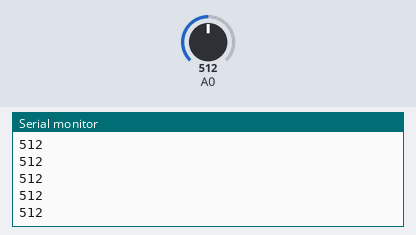
The sketch below on a simulated Arduino Uno, built with avr-gcc and run on an emulated ATmega328P. Shown: the last lines printed to the serial monitor. The inputs (shaded band) are chosen by the test bench; at power-on: A0 = 512.

Above: at 1.2 s.
1.3 s: A0 set to 716
At 1.31 s:
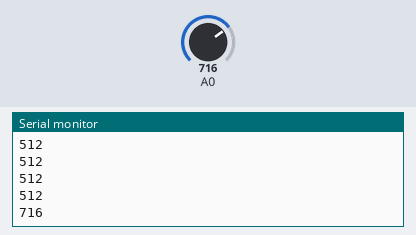
2.8 s: A0 set to 900
At 2.81 s:
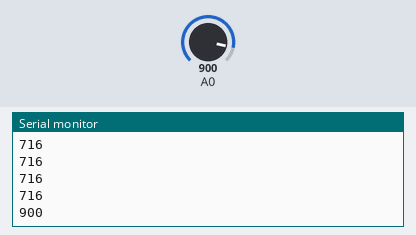
Timing chart, 0 to 5.8 s (numbered marks = the images above; inputs shaded):
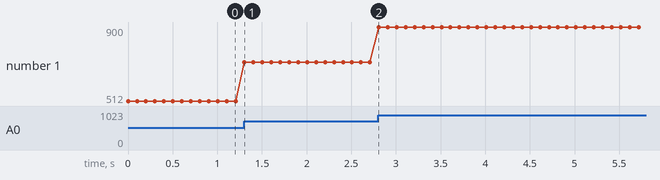

The sketch:

sketch_jan22a.ino
```cpp
int lightintensity;
void setup() {
  pinMode(A0, INPUT);
  Serial.begin(9600);
}

void loop() {
  lightintensity = analogRead(A0);
  Serial.println(lightintensity);
  delay(100);
}
```

Measured:
- after the input at 1.3 s, the serial monitor: prints a new line at once (image 1)
- after the input at 2.8 s, the serial monitor: prints a new line at once (image 2)
- plotted number 1: 512 → 716 after the input at 1.3 s, 716 → 900 after the input at 2.8 s
